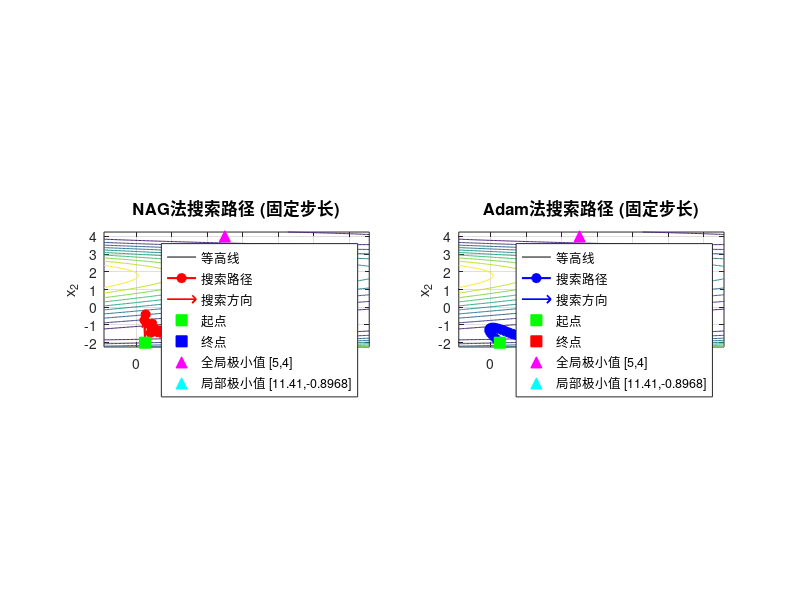
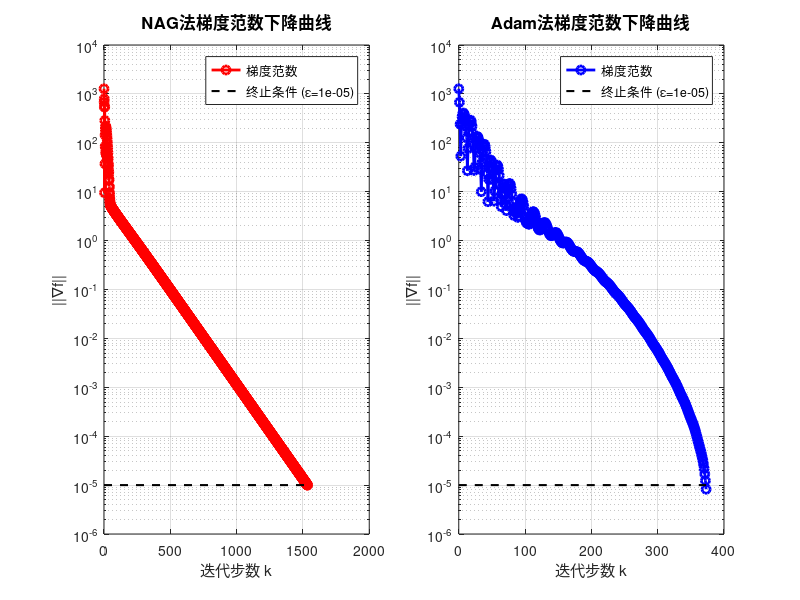

MATLAB code for these plots, in order:
clear; close all; clc;
global FCOUNT;

%% 1. 定义目标函数和梯度
function [f, g] = freudenstein_roth(x)
    x1 = x(1);
    x2 = x(2);
    
    f1 = -13 + x1 + 5*x2^2 - x2^3 - 2*x2;
    f2 = -29 + x1 + x2^3 + x2^2 - 14*x2;
    
    f = f1^2 + f2^2;
    
    if nargout > 1
        g = zeros(2, 1);
        g(1) = 2*(f1 + f2);
        g(2) = 2*f1*(10*x2 - 3*x2^2 - 2) + 2*f2*(3*x2^2 + 2*x2 - 14);
    end
end

function [f, g] = FR_count(x)
    global FCOUNT;
    [f, g] = freudenstein_roth(x);
    FCOUNT = FCOUNT + 1;
end

%% 2. NAG法（固定步长）
function [x_opt, f_opt, X_history, Grad_norm_history, total_count] = nag_fixed_step(x0, alpha, mu, tol, max_iter)
    global FCOUNT;
    FCOUNT = 0;
    
    x = x0;
    v = zeros(size(x0));
    
    [f, g] = FR_count(x);
    grad_norm = norm(g);
    
    iter = 0;
    X_history = x;
    Grad_norm_history = grad_norm;
    
    fprintf('=== NAG法 (固定步长) ===\n');
    fprintf('参数: α=%.4f, μ=%.4f\n', alpha, mu);
    
    while grad_norm > tol && iter < max_iter
        x_lookahead = x + mu * v;
        [~, g_lookahead] = FR_count(x_lookahead);
        
        v = mu * v - alpha * g_lookahead;
        x = x + v;
        
        [f, g] = FR_count(x);
        grad_norm = norm(g);
        
        iter = iter + 1;
        X_history(:, end+1) = x;
        Grad_norm_history(end+1) = grad_norm;
        
        if mod(iter, 100) == 0
            fprintf('迭代 %5d: x=[%9.6f, %9.6f], ||g||=%.4e, f=%.4e\n', ...
                    iter, x(1), x(2), grad_norm, f);
        end
    end
    
    x_opt = x;
    f_opt = f;
    total_count = FCOUNT;
    
    fprintf('NAG结果: iter=%d, funcCalls=%d, x=[%.6f, %.6f], ||g||=%.6e\n\n', ...
            iter, total_count, x(1), x(2), grad_norm);
end

%% 3. Adam法（固定步长）
function [x_opt, f_opt, X_history, Grad_norm_history, total_count] = adam_fixed_step(x0, alpha, beta1, beta2, epsilon, tol, max_iter)
    global FCOUNT;
    FCOUNT = 0;
    
    x = x0;
    m = zeros(size(x0));
    v = zeros(size(x0));
    t = 0;
    
    [f, g] = FR_count(x);
    grad_norm = norm(g);
    
    iter = 0;
    X_history = x;
    Grad_norm_history = grad_norm;
    
    fprintf('=== Adam法 (固定步长) ===\n');
    fprintf('参数: α=%.4f, β1=%.4f, β2=%.4f, ε=%.1e\n', alpha, beta1, beta2, epsilon);
    
    while grad_norm > tol && iter < max_iter
        t = t + 1;
        
        m = beta1 * m + (1 - beta1) * g;
        v = beta2 * v + (1 - beta2) * (g.^2);
        
        m_hat = m / (1 - beta1^t);
        v_hat = v / (1 - beta2^t);
        
        x = x - alpha * m_hat ./ (sqrt(v_hat) + epsilon);
        
        [f, g] = FR_count(x);
        grad_norm = norm(g);
        
        iter = iter + 1;
        X_history(:, end+1) = x;
        Grad_norm_history(end+1) = grad_norm;
        
        if mod(iter, 100) == 0
            fprintf('迭代 %5d: x=[%9.6f, %9.6f], ||g||=%.4e, f=%.4e\n', ...
                    iter, x(1), x(2), grad_norm, f);
        end
    end
    
    x_opt = x;
    f_opt = f;
    total_count = FCOUNT;
    
    fprintf('Adam结果: iter=%d, funcCalls=%d, x=[%.6f, %.6f], ||g||=%.6e\n\n', ...
            iter, total_count, x(1), x(2), grad_norm);
end

%% 4. 主程序
x0 = [0.5; -2];
tol = 1e-5;
max_iter = 10000;

% NAG参数
alpha_nag = 0.001;
mu_nag = 0.9;

% Adam参数
alpha_adam = 0.2;
beta1 = 0.9;
beta2 = 0.999;
epsilon = 1e-8;

% 运行NAG
[x_nag, f_nag, X_nag, Grad_norms_nag, count_nag] = nag_fixed_step(x0, alpha_nag, mu_nag, tol, max_iter);

% 运行Adam
[x_adam, f_adam, X_adam, Grad_norms_adam, count_adam] = adam_fixed_step(x0, alpha_adam, beta1, beta2, epsilon, tol, max_iter);

%% 5. 定义公共绘图范围
all_x1 = [X_nag(1,:), X_adam(1,:)];
all_x2 = [X_nag(2,:), X_adam(2,:)];

known_points_x1 = [x0(1), 5, 11.41, 0.5];
known_points_x2 = [x0(2), 4, -0.8968, -2];

margin_x1 = 0.15 * (max(all_x1) - min(all_x1));
margin_x2 = 0.15 * (max(all_x2) - min(all_x2));

x1_min = min([all_x1, known_points_x1]) - margin_x1;
x1_max = max([all_x1, known_points_x1]) + margin_x1;
x2_min = min([all_x2, known_points_x2]) - margin_x2;
x2_max = max([all_x2, known_points_x2]) + margin_x2;
x1_min = min([x1_min, x0(1), 5, 11.41, 0.5]);
x1_max = max([x1_max, x0(1), 5, 11.41, 0.5]);
x2_min = min([x2_min, x0(2), 4, -0.8968, -2]);
x2_max = max([x2_max, x0(2), 4, -0.8968, -2]);
x1 = linspace(x1_min, x1_max, 200);
x2 = linspace(x2_min, x2_max, 200);
[X1, X2] = meshgrid(x1, x2);
F = zeros(size(X1));

for i = 1:length(x1)
    for j = 1:length(x2)
        F(j,i) = freudenstein_roth([x1(i); x2(j)]);
    end
end

%% 6. 绘图 - 搜索路径
figure('Position', [100, 100, 1400, 600]);

% 子图1: NAG法
subplot(1, 2, 1);
contour(X1, X2, F, 10, 'LineWidth', 0.5); hold on;

hContourLegend1 = plot(NaN, NaN, 'k-', 'LineWidth', 0.5);
hPath1 = plot(X_nag(1,:), X_nag(2,:), 'ro-', 'LineWidth', 1.5, 'MarkerFaceColor', 'r');

if size(X_nag, 2) > 1
    dx = diff(X_nag(1,:));
    dy = diff(X_nag(2,:));
    hQuiver1 = quiver(X_nag(1,1:end-1), X_nag(2,1:end-1), dx, dy, ...
                      0, 'r', 'LineWidth', 1.2, 'AutoScale', 'off');
else
    hQuiver1 = plot(NaN, NaN, 'r');
end

hStart1 = plot(X_nag(1,1), X_nag(2,1), 'gs', 'MarkerFaceColor', 'g', 'MarkerSize', 8);
hEnd1 = plot(X_nag(1,end), X_nag(2,end), 'bs', 'MarkerFaceColor', 'b', 'MarkerSize', 8);
hGlobal1 = plot(5, 4, 'm^', 'MarkerFaceColor', 'm', 'MarkerSize', 8);
hAlt1 = plot(11.41, -0.8968, 'c^', 'MarkerFaceColor', 'c', 'MarkerSize', 8);

legend([hContourLegend1, hPath1, hQuiver1, hStart1, hEnd1, hGlobal1, hAlt1], ...
       {'等高线', '搜索路径', '搜索方向', '起点', '终点', '全局极小值 [5,4]', '局部极小值 [11.41,-0.8968]'}, ...
       'Location', 'best', 'FontSize', 9);

xlabel('x_1', 'FontSize', 11);
ylabel('x_2', 'FontSize', 11);
title('NAG法搜索路径 (固定步长)', 'FontSize', 12);
grid on;
axis equal;
hold off;

% 子图2: Adam法
subplot(1, 2, 2);
contour(X1, X2, F, 10, 'LineWidth', 0.5); hold on;

hContourLegend2 = plot(NaN, NaN, 'k-', 'LineWidth', 0.5);
hPath2 = plot(X_adam(1,:), X_adam(2,:), 'bo-', 'LineWidth', 1.5, 'MarkerFaceColor', 'b');

if size(X_adam, 2) > 1
    dx2 = diff(X_adam(1,:));
    dy2 = diff(X_adam(2,:));
    hQuiver2 = quiver(X_adam(1,1:end-1), X_adam(2,1:end-1), dx2, dy2, ...
                      0, 'b', 'LineWidth', 1.2, 'AutoScale', 'off');
else
    hQuiver2 = plot(NaN, NaN, 'b');
end

hStart2 = plot(X_adam(1,1), X_adam(2,1), 'gs', 'MarkerFaceColor', 'g', 'MarkerSize', 8);
hEnd2 = plot(X_adam(1,end), X_adam(2,end), 'rs', 'MarkerFaceColor', 'r', 'MarkerSize', 8);
hGlobal2 = plot(5, 4, 'm^', 'MarkerFaceColor', 'm', 'MarkerSize', 8);
hAlt2 = plot(11.41, -0.8968, 'c^', 'MarkerFaceColor', 'c', 'MarkerSize', 8);

legend([hContourLegend2, hPath2, hQuiver2, hStart2, hEnd2, hGlobal2, hAlt2], ...
       {'等高线', '搜索路径', '搜索方向', '起点', '终点', '全局极小值 [5,4]', '局部极小值 [11.41,-0.8968]'}, ...
       'Location', 'best', 'FontSize', 9);

xlabel('x_1', 'FontSize', 11);
ylabel('x_2', 'FontSize', 11);
title('Adam法搜索路径 (固定步长)', 'FontSize', 12);
grid on;
axis equal;
hold off;

%% 7. 绘图 - 梯度范数下降曲线
figure('Position', [100, 100, 1400, 600]);

% 子图1: NAG法梯度范数
subplot(1, 2, 1);
semilogy(0:length(Grad_norms_nag)-1, Grad_norms_nag, 'ro-', 'LineWidth', 2);
hold on;
plot([0, length(Grad_norms_nag)-1], [tol, tol], 'k--', 'LineWidth', 1.5);
xlabel('迭代步数 k', 'FontSize', 11);
ylabel('||∇f||', 'FontSize', 11);
title('NAG法梯度范数下降曲线', 'FontSize', 12);
legend('梯度范数', sprintf('终止条件 (ε=%.0e)', tol), 'Location', 'best');
grid on;

% 子图2: Adam法梯度范数
subplot(1, 2, 2);
semilogy(0:length(Grad_norms_adam)-1, Grad_norms_adam, 'bo-', 'LineWidth', 2);
hold on;
plot([0, length(Grad_norms_adam)-1], [tol, tol], 'k--', 'LineWidth', 1.5);
xlabel('迭代步数 k', 'FontSize', 11);
ylabel('||∇f||', 'FontSize', 11);
title('Adam法梯度范数下降曲线', 'FontSize', 12);
legend('梯度范数', sprintf('终止条件 (ε=%.0e)', tol), 'Location', 'best');
grid on;

%% 8. 统计对比
fprintf('\n=== 统计对比 ===\n');
fprintf('%-12s %-8s %-12s %-12s %-12s\n', '方法', '迭代', '函数调用', '最终||g||', 'f(x)');
fprintf('%-12s %-8d %-12d %-12.6e %-12.6e\n', ...
        'NAG', length(Grad_norms_nag)-1, count_nag, Grad_norms_nag(end), f_nag);
fprintf('%-12s %-8d %-12d %-12.6e %-12.6e\n', ...
        'Adam', length(Grad_norms_adam)-1, count_adam, Grad_norms_adam(end), f_adam);

%% 9. 收敛点分析
global_min = [5; 4];
alt_min = [11.41; -0.8968];

nag_final = X_nag(:, end);
adam_final = X_adam(:, end);

fprintf('\n=== 收敛点分析 ===\n');
fprintf('NAG法:\n');
fprintf('  最终点: [%.6f, %.6f]\n', nag_final(1), nag_final(2));
fprintf('  到全局最小值距离: %.6f\n', norm(nag_final - global_min));
fprintf('  到局部最小值距离: %.6f\n', norm(nag_final - alt_min));

fprintf('Adam法:\n');
fprintf('  最终点: [%.6f, %.6f]\n', adam_final(1), adam_final(2));
fprintf('  到全局最小值距离: %.6f\n', norm(adam_final - global_min));
fprintf('  到局部最小值距离: %.6f\n', norm(adam_final - alt_min));